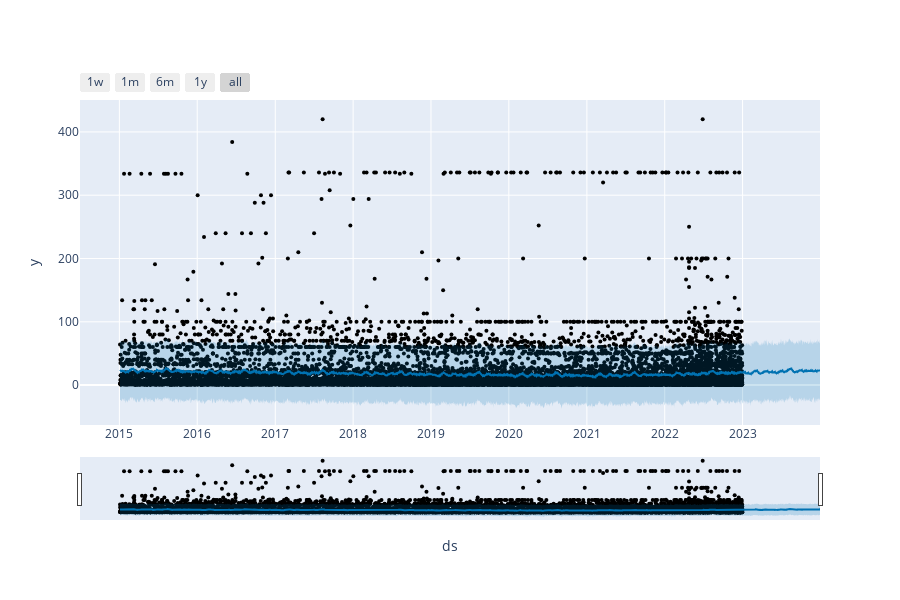

Notebook code cell kept with this figure:
### Code cell
from prophet.plot import plot_plotly, plot_components_plotly

plot_plotly(m, forecast)

### Figure 1 — Plotly figure (JSON) as saved in the notebook; plotly's stock layout.template omitted (floating-point values rounded to 4 significant figures; data arrays with more than 128 entries replaced by an {"elided": "..."} marker saying what was removed)
{"data": [{"marker": {"color": "black", "size": 4}, "mode": "markers", "name": "Actual", "type": "scatter", "x": {"elided": "13358 str values"}, "y": {"elided": "13358 int values"}}, {"hoverinfo": "skip", "line": {"width": 0}, "mode": "lines", "type": "scatter", "x": {"elided": "2316 str values"}, "y": {"elided": "2316 float values"}}, {"fill": "tonexty", "fillcolor": "rgba(0, 114, 178, 0.2)", "line": {"color": "#0072B2", "width": 2}, "mode": "lines", "name": "Predicted", "type": "scatter", "x": {"elided": "2316 str values"}, "y": {"elided": "2316 float values"}}, {"fill": "tonexty", "fillcolor": "rgba(0, 114, 178, 0.2)", "hoverinfo": "skip", "line": {"width": 0}, "mode": "lines", "type": "scatter", "x": {"elided": "2316 str values"}, "y": {"elided": "2316 float values"}}], "layout": {"height": 600, "showlegend": false, "width": 900, "xaxis": {"rangeselector": {"buttons": [{"count": 7, "label": "1w", "step": "day", "stepmode": "backward"}, {"count": 1, "label": "1m", "step": "month", "stepmode": "backward"}, {"count": 6, "label": "6m", "step": "month", "stepmode": "backward"}, {"count": 1, "label": "1y", "step": "year", "stepmode": "backward"}, {"step": "all"}]}, "rangeslider": {"visible": true}, "title": {"text": "ds"}, "type": "date"}, "yaxis": {"title": {"text": "y"}}}}
